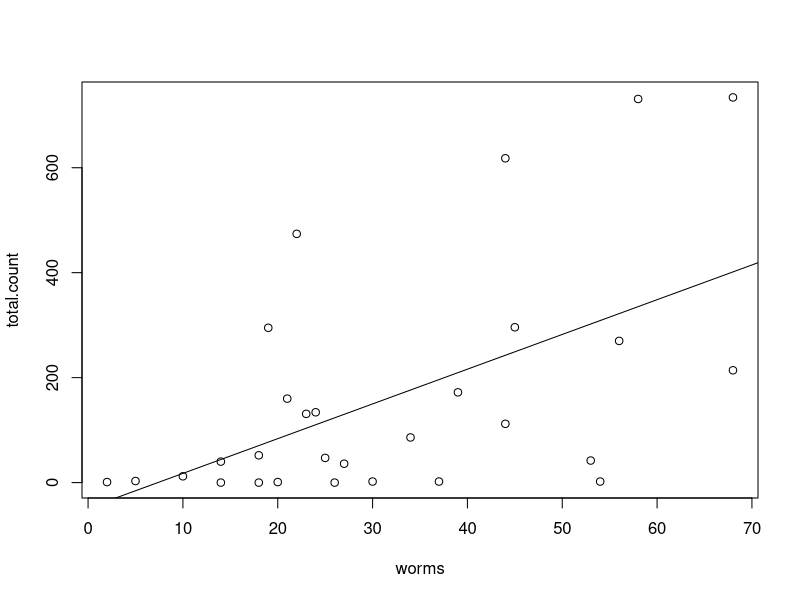
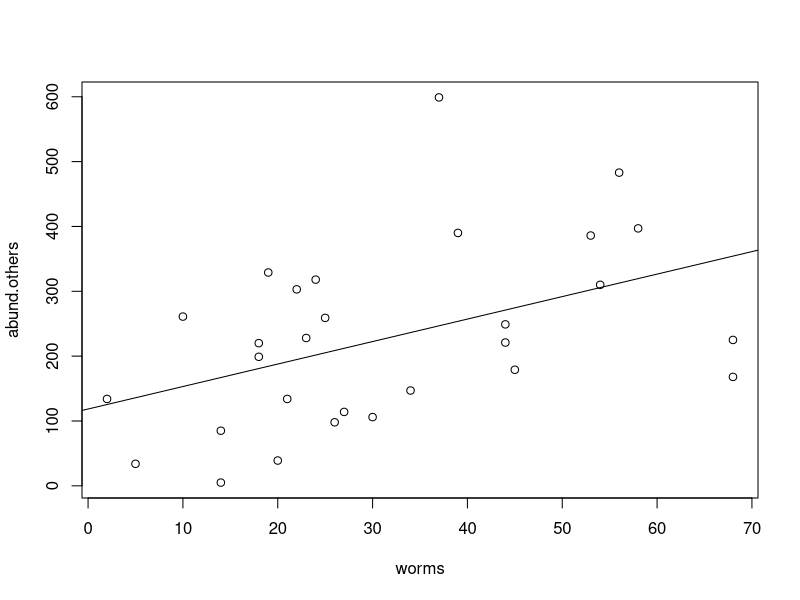
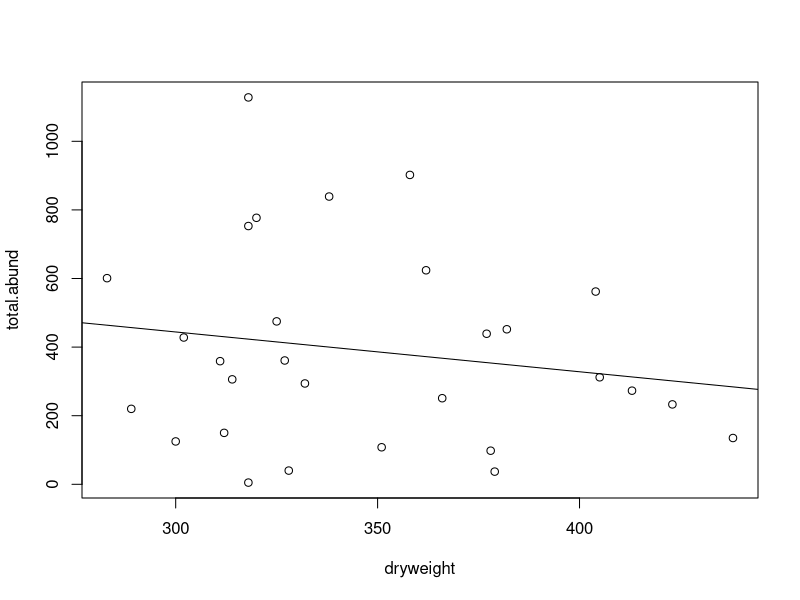

Write the R code that produced these figures, in order.
data_rep = read.csv("data_rep.csv")
forage_data_rep = read.csv("forage_data_rep.csv")
data_seg = read.csv("data_seg.csv")
forage_data_seg = read.csv("forage_data_seg.csv")


############################### community analyses

library(tidyverse)
LSP = data_seg %>% filter(obs.sp == "Lesser Sand Plover")
data = data_seg %>%
  select(-c(obs.sp,high.count,total.count,prop.foraging,prop.preening,prop.locomotion,prop.resting,prop.alert))
data = data %>% distinct()
lsp1 = LSP %>% select(segment,total.count)
data = left_join(data,lsp1) 

data = data[data$total.abund<2000,]
data$food.others = data$food.abund-data$worms
data$abund.others = data$total.abund-data$total.count

with(data,plot(total.count~worms))
summary(lm(data$total.count~data$worms))
abline(lm(data$total.count~data$worms))

with(data,plot(abund.others~worms))
summary(lm(data$abund.others~data$worms))
abline(lm(data$abund.others~data$worms))

with(data,plot(total.abund~dryweight))
summary(lm(data$total.abund~data$dryweight))
abline(lm(data$total.abund~data$dryweight))
